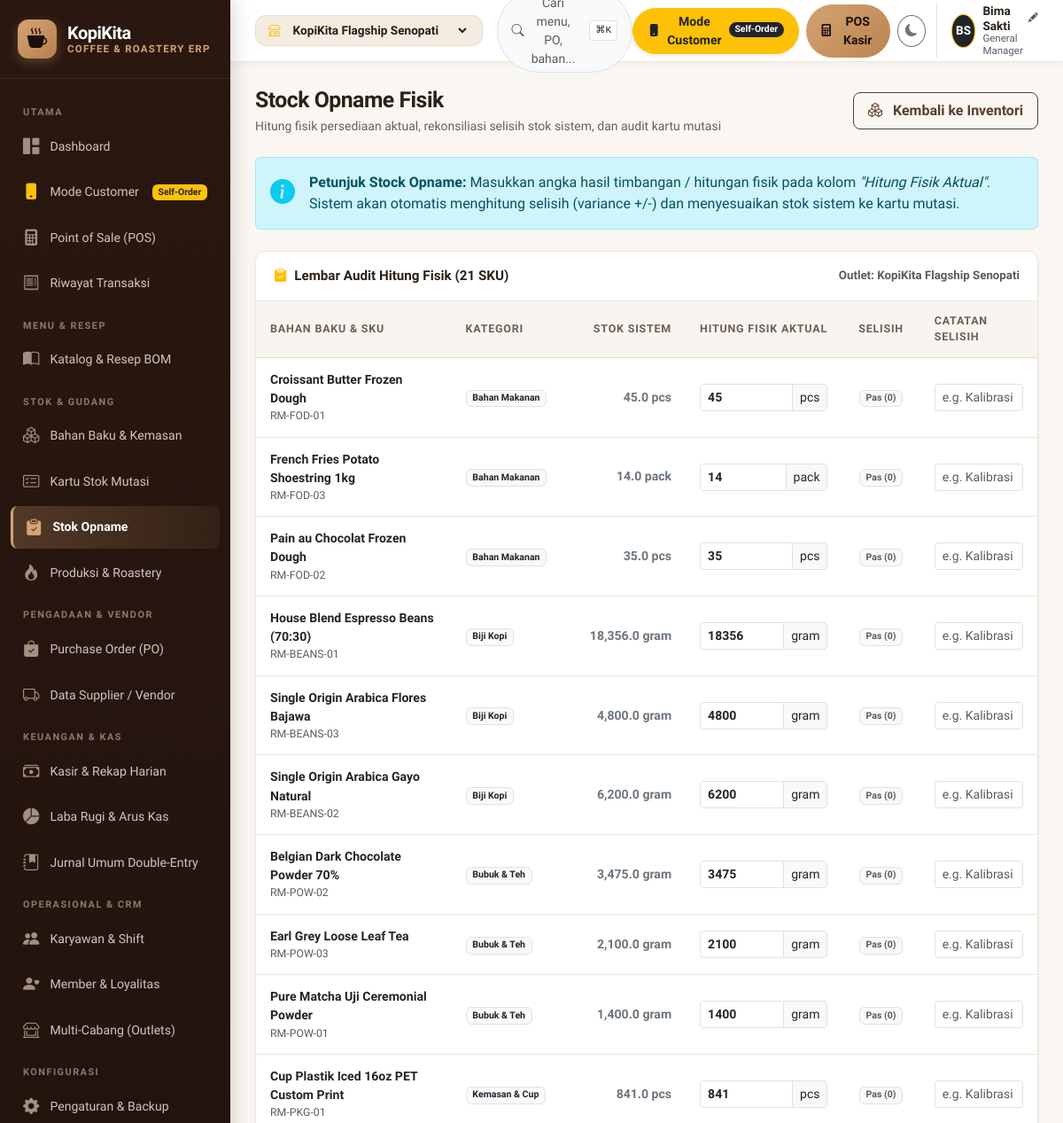
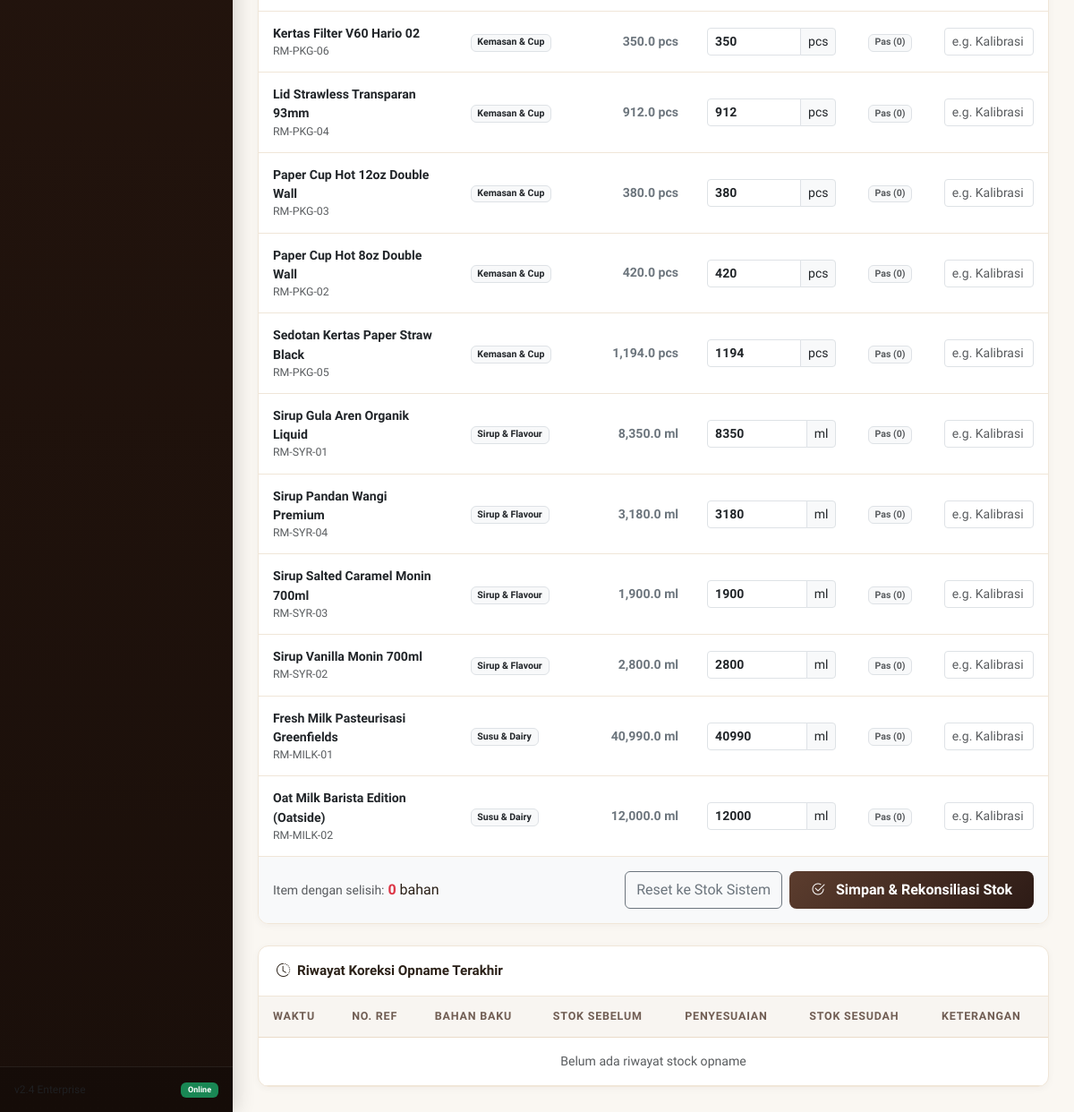
The page /stock_opname.php on the database as committed earlier (2 pictures, top to bottom).
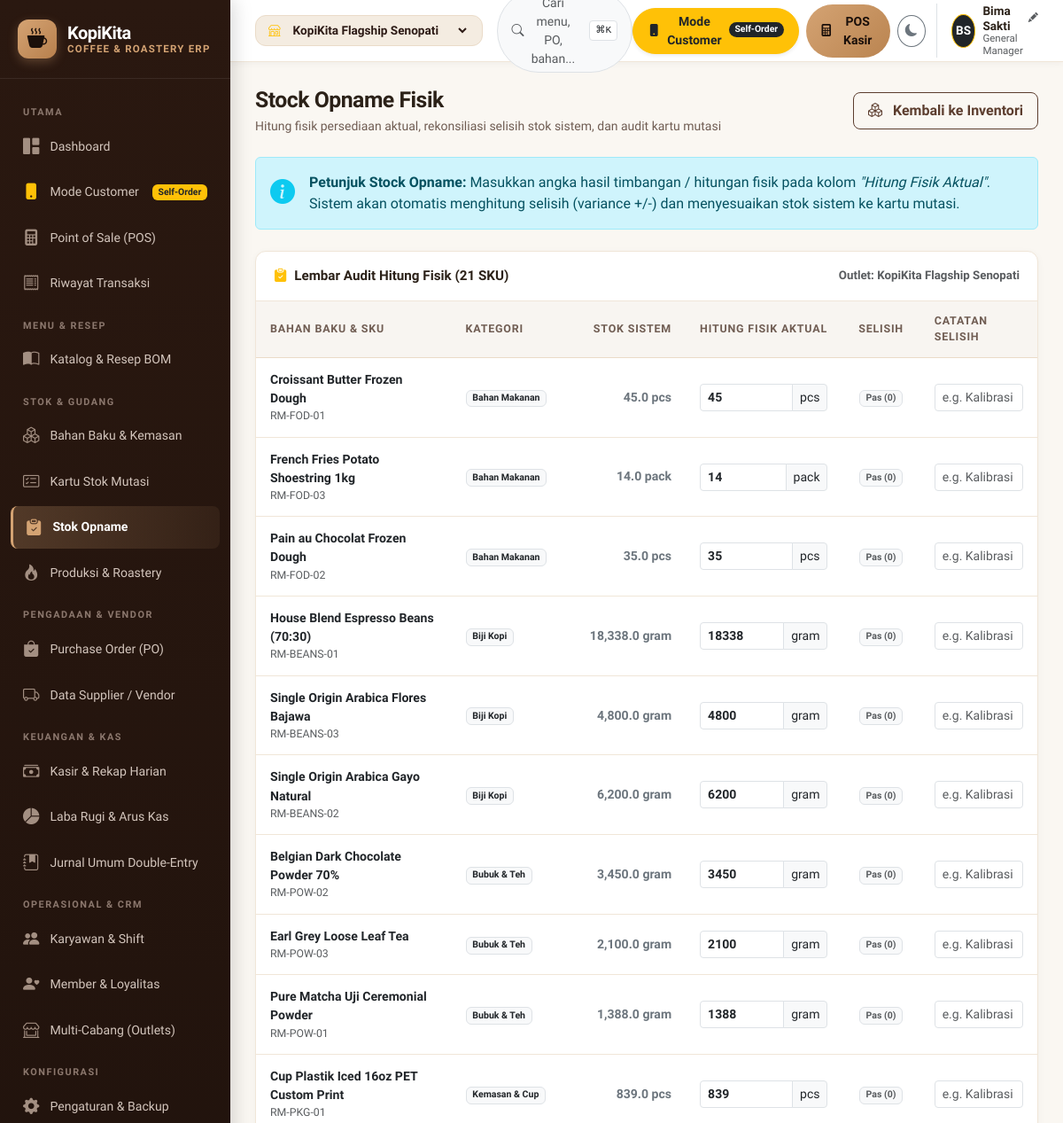
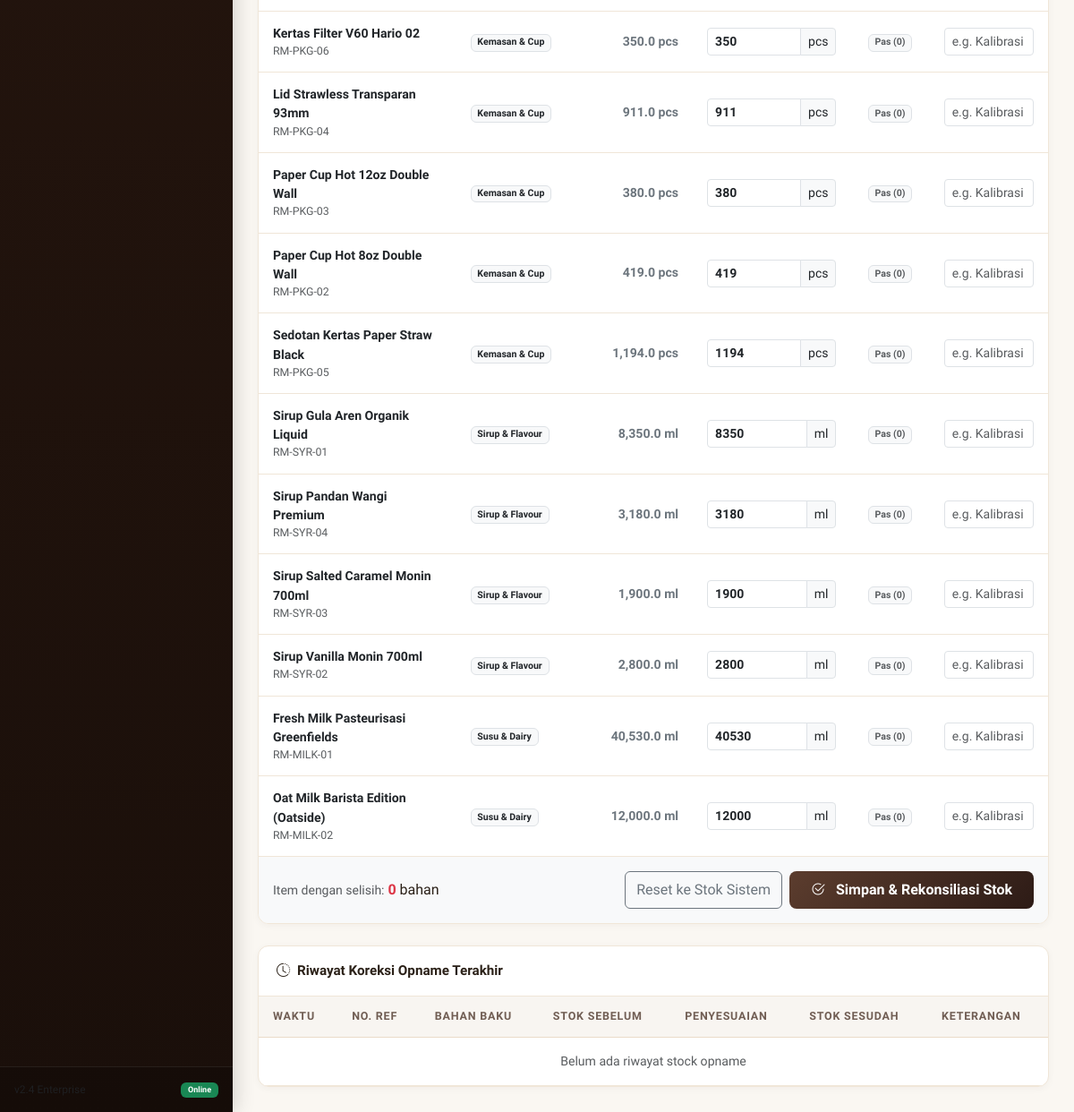
The same page on the database as committed later (2 pictures, top to bottom).
### tables this page shows
CREATE TABLE raw_materials (
    id INTEGER PRIMARY KEY AUTOINCREMENT,
    code TEXT UNIQUE NOT NULL,
    name TEXT NOT NULL,
    category TEXT NOT NULL,
    unit TEXT NOT NULL,
    current_stock REAL DEFAULT 0,
    min_stock REAL DEFAULT 10,
    cost_per_unit REAL DEFAULT 0,
    outlet_id INTEGER DEFAULT 1,
    created_at TEXT DEFAULT (datetime('now', 'localtime')),
    FOREIGN KEY (outlet_id) REFERENCES outlets(id)
);

### includes/functions.php (called while the page is built, shortened)
<?php
require_once __DIR__ . '/db.php';
function getCurrentOutletId() {
    return $_SESSION['active_outlet_id'] ?? 1;
}
function getCurrentOutlet() {
    $outletId = getCurrentOutletId();
    $outlet = dbFetchOne("SELECT * FROM outlets WHERE id = ?", [$outletId]);
    return $outlet;
}
function getAllOutlets() {
    return dbFetchAll("SELECT * FROM outlets WHERE is_active = 1 ORDER BY id ASC");
}

### includes/db.php (called while the page is built, shortened)
<?php
$isVercel = !empty($_ENV['VERCEL']) || !empty(getenv('VERCEL')) || !is_writable(dirname(__DIR__));
try {
    $db = new PDO('sqlite:' . DB_FILE);
    $db->setAttribute(PDO::ATTR_ERRMODE, PDO::ERRMODE_EXCEPTION);
    $db->setAttribute(PDO::ATTR_DEFAULT_FETCH_MODE, PDO::FETCH_ASSOC);
    $db->exec('PRAGMA foreign_keys = ON;');
    if (!$isVercel) {
        $db->exec('PRAGMA journal_mode = WAL;');
    }
} catch (PDOException $e) {
    die("KopiKita ERP Database Error: " . $e->getMessage());
}
function dbQuery($sql, $params = []) {
    global $db;
    $stmt = $db->prepare($sql);
    $stmt->execute($params);
    return $stmt;
}
function dbFetchOne($sql, $params = []) {
    $stmt = dbQuery($sql, $params);
    return $stmt->fetch();
}
function dbFetchAll($sql, $params = []) {
    $stmt = dbQuery($sql, $params);
    return $stmt->fetchAll();
}

### stock_opname.php (the view, shortened to what the changed rows need)
<?php
require_once __DIR__ . '/includes/header.php';
$outletId = $currentOutlet['id'];
$materials = dbFetchAll("
    SELECT * FROM raw_materials
    WHERE outlet_id = ?
    ORDER BY category ASC, name ASC
", [$outletId]);
?>
<div class="page-header">
    <div>
        <h1 class="page-title">Stock Opname Fisik</h1>
    </div>
</div>
<form method="POST" id="opnameForm">
    <div class="card-coffee mb-4">
        <div class="table-responsive">
            <table class="table-coffee table-hover" id="opnameTable">
                <thead>
                    <tr>
                        <th style="width: 25%;">Bahan Baku & SKU</th>
                        <th style="width: 15%;">Kategori</th>
                        <th style="width: 15%;" class="text-end">Stok Sistem</th>
                        <th style="width: 20%;">Hitung Fisik Aktual</th>
                        <th style="width: 10%;" class="text-center">Selisih</th>
                        <th style="width: 15%;">Catatan Selisih</th>
                    </tr>
                </thead>
                <tbody>
                    <?php foreach ($materials as $idx => $m): ?>
                        <tr class="opname-row" data-cost="<?php echo (float)$m['cost_per_unit']; ?>" data-unit="<?php echo htmlspecialchars($m['unit']); ?>">
                            <td>
                                <div class="fw-bold text-dark"><?php echo htmlspecialchars($m['name']); ?></div>
                                <div class="text-muted small"><?php echo htmlspecialchars($m['code']); ?></div>
                            </td>
                            <td>
                                <span class="badge bg-light text-dark border"><?php echo htmlspecialchars($m['category']); ?></span>
                            </td>
                            <td class="text-end fw-bold text-secondary">
                                <?php echo number_format($m['current_stock'], 1); ?> <?php echo htmlspecialchars($m['unit']); ?>
                            </td>
                            <td>
                                <div class="input-group input-group-sm">
                                    <input type="number" step="0.1" name="actual_count[]"
                                           class="form-control form-control-sm actual-input fw-bold"
                                           value="<?php echo (float)$m['current_stock']; ?>"
                                           placeholder="Isi fisik..."
                                           oninput="calculateRowVariance(this)">
                                    <span class="input-group-text"><?php echo htmlspecialchars($m['unit']); ?></span>
                                </div>
                            </td>
                            <td class="text-center variance-col">
                                <span class="badge bg-light text-muted border">Pas (0)</span>
                            </td>
                            <td>
                                <input type="text" name="notes[]" class="form-control form-control-sm" placeholder="e.g. Kalibrasi mesin...">
                            </td>
                        </tr>
                    <?php endforeach; ?>
                </tbody>
            </table>
        </div>
    </div>
</form>
<div class="card-coffee">
    <div class="table-responsive">
        <table class="table-coffee table-sm" style="font-size: 0.85rem;">
            <thead>
                <tr>
                    <th>Waktu</th>
                    <th>No. Ref</th>
                    <th>Bahan Baku</th>
                    <th>Stok Sebelum</th>
                    <th>Penyesuaian</th>
                    <th>Stok Sesudah</th>
                    <th>Keterangan</th>
                </tr>
            </thead>
        </table>
    </div>
</div>
<?php require_once __DIR__ . '/includes/footer.php'; ?>

Rows that differ between the two databases and show on the page:
changed raw_materials "House Blend Espresso Beans (70:30)": current_stock "18,356.0" → "18,338.0"; current_stock "18356" → "18338"
changed raw_materials "Belgian Dark Chocolate Powder 70%": current_stock "3,475.0" → "3,450.0"; current_stock "3475" → "3450"
changed raw_materials "Pure Matcha Uji Ceremonial Powder": current_stock "1,400.0" → "1,388.0"; current_stock "1400" → "1388"
changed raw_materials "Cup Plastik Iced 16oz PET Custom Print": current_stock "841.0" → "839.0"; current_stock "841" → "839"
changed raw_materials "Lid Strawless Transparan 93mm": current_stock "912.0" → "911.0"; current_stock "912" → "911"
changed raw_materials "Paper Cup Hot 8oz Double Wall": current_stock "420.0" → "419.0"; current_stock "420" → "419"
changed raw_materials "Fresh Milk Pasteurisasi Greenfields": current_stock "40,990.0" → "40,530.0"; current_stock "40990" → "40530"
